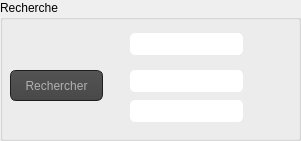
    <widget class="QGroupBox" name="groupBox_3">
     <property name="geometry">
      <rect>
       <x>30</x>
       <y>330</y>
       <width>301</width>
       <height>141</height>
      </rect>
     </property>
     <property name="title">
      <string>Recherche</string>
     </property>
     <widget class="QLineEdit" name="lineEdit_val_ingr">
      <property name="geometry">
       <rect>
        <x>130</x>
        <y>100</y>
        <width>113</width>
        <height>22</height>
       </rect>
      </property>
      <property name="styleSheet">
       <string notr="true">QLineEdit{
    background-color: white;
    box-shadow: 2px 0.5px 5px 1px inset black;
    border-radius: 5px;
    width: 70%;
    padding-right: 10px;
    padding-left: 10px;
    text-align: left;
    color: #000;
    font-size:inherit;
    font-family: Arial, Helvetica, sans-serif;  
    font-weight:normal;
    font-variant:normal;
}
QLineEdit::hover{  color: black ;
background-color:orange;}
QLineEdit::focus{  color: black ;
background-color:white;}</string>
      </property>
     </widget>
     <widget class="QLineEdit" name="lineEdit_rech_ingr">
      <property name="geometry">
       <rect>
        <x>130</x>
        <y>33</y>
        <width>113</width>
        <height>22</height>
       </rect>
      </property>
      <property name="styleSheet">
       <string notr="true">QLineEdit{
    background-color: white;
    box-shadow: 2px 0.5px 5px 1px inset black;
    border-radius: 5px;
    width: 70%;
    padding-right: 10px;
    padding-left: 10px;
    text-align: left;
    color: #000;
    font-size:inherit;
    font-family: Arial, Helvetica, sans-serif;  
    font-weight:normal;
    font-variant:normal;
}
QLineEdit::hover{  color: black ;
background-color:orange;}
QLineEdit::focus{  color: black ;
background-color:white;}</string>
      </property>
     </widget>
     <widget class="QLineEdit" name="lineEdit_type_ingr_2">
      <property name="geometry">
       <rect>
        <x>130</x>
        <y>70</y>
        <width>113</width>
        <height>22</height>
       </rect>
      </property>
      <property name="styleSheet">
       <string notr="true">QLineEdit{
    background-color: white;
    box-shadow: 2px 0.5px 5px 1px inset black;
    border-radius: 5px;
    width: 70%;
    padding-right: 10px;
    padding-left: 10px;
    text-align: left;
    color: #000;
    font-size:inherit;
    font-family: Arial, Helvetica, sans-serif;  
    font-weight:normal;
    font-variant:normal;
}
QLineEdit::hover{  color: black ;
background-color:orange;}
QLineEdit::focus{  color: black ;
background-color:white;}</string>
      </property>
     </widget>
     <widget class="QPushButton" name="pushButton_recherche_ingr">
      <property name="geometry">
       <rect>
        <x>10</x>
        <y>70</y>
        <width>93</width>
        <height>31</height>
       </rect>
      </property>
      <property name="styleSheet">
       <string notr="true">QToolTip
{
     border: 1px solid black;
     background-color: #ffa02f;
     padding: 1px;
     border-radius: 3px;
     opacity: 100;
}

QWidget
{
    color: #b1b1b1;
    background-color: #323232;
}

QWidget:item:hover
{
    background-color: QLinearGradient( x1: 0, y1: 0, x2: 0, y2: 1, stop: 0 #ffa02f, stop: 1 #ca0619);
    color: #000000;
}

QWidget:item:selected
{
    background-color: QLinearGradient( x1: 0, y1: 0, x2: 0, y2: 1, stop: 0 #ffa02f, stop: 1 #d7801a);
}

QMenuBar::item
{
    background: transparent;
}

QMenuBar::item:selected
{
    background: transparent;
    border: 1px solid #ffaa00;
}

QMenuBar::item:pressed
{
    background: #444;
    border: 1px solid #000;
    background-color: QLinearGradient(
        x1:0, y1:0,
        x2:0, y2:1,
        stop:1 #212121,
        stop:0.4 #343434/*,
        stop:0.2 #343434,
        stop:0.1 #ffaa00*/
    );
    margin-bottom:-1px;
    padding-bottom:1px;
}

QMenu
{
    border: 1px solid #000;
}

QMenu::item
{
    padding: 2px 20px 2px 20px;
}

QMenu::item:selected
{
    color: #000000;
}

QWidget:disabled
{
    color: #404040;
    background-color: #323232;
}

QAbstractItemView
{
    background-color: QLinearGradient( x1: 0, y1: 0, x2: 0, y2: 1, stop: 0 #4d4d4d, stop: 0.1 #646464, stop: 1 #5d5d5d);
}

QWidget:focus
{
    /*border: 2px solid QLinearGradient( x1: 0, y1: 0, x2: 0, y2: 1, stop: 0 #ffa02f, stop: 1 #d7801a);*/
}

QLineEdit
{
    background-color: QLinearGradient( x1: 0, y1: 0, x2: 0, y2: 1, stop: 0 #4d4d4d, stop: 0 #646464, stop: 1 #5d5d5d);
    padding: 1px;
    border-style: solid;
    border: 1px solid #1e1e1e;
    border-radius: 5;
}

QPushButton
{
    color: #b1b1b1;
    background-color: QLinearGradient( x1: 0, y1: 0, x2: 0, y2: 1, stop: 0 #565656, stop: 0.1 #525252, stop: 0.5 #4e4e4e, stop: 0.9 #4a4a4a, stop: 1 #464646);
    border-width: 1px;
    border-color: #1e1e1e;
    border-style: solid;
    border-radius: 6;
    padding: 3px;
    font-size: 12px;
    padding-left: 5px;
    padding-right: 5px;
}

QPushButton:pressed
{
    background-color: QLinearGradient( x1: 0, y1: 0, x2: 0, y2: 1, stop: 0 #2d2d2d, stop: 0.1 #2b2b2b, stop: 0.5 #292929, stop: 0.9 #282828, stop: 1 #252525);
}

QComboBox
{
    selection-background-color: #ffaa00;
    background-color: QLinearGradient( x1: 0, y1: 0, x2: 0, y2: 1, stop: 0 #565656, stop: 0.1 #525252, stop: 0.5 #4e4e4e, stop: 0.9 #4a4a4a, stop: 1 #464646);
    border-style: solid;
    border: 1px solid #1e1e1e;
    border-radius: 5;
}

QComboBox:hover,QPushButton:hover
{
    border: 2px solid QLinearGradient( x1: 0, y1: 0, x2: 0, y2: 1, stop: 0 #ffa02f, stop: 1 #d7801a);
}


QComboBox:on
{
    padding-top: 3px;
    padding-left: 4px;
    background-color: QLinearGradient( x1: 0, y1: 0, x2: 0, y2: 1, stop: 0 #2d2d2d, stop: 0.1 #2b2b2b, stop: 0.5 #292929, stop: 0.9 #282828, stop: 1 #252525);
    selection-background-color: #ffaa00;
}

QComboBox QAbstractItemView
{
    border: 2px solid darkgray;
    selection-background-color: QLinearGradient( x1: 0, y1: 0, x2: 0, y2: 1, stop: 0 #ffa02f, stop: 1 #d7801a);
}

QComboBox::drop-down
{
     subcontrol-origin: padding;
     subcontrol-position: top right;
     width: 15px;

     border-left-width: 0px;
     border-left-color: darkgray;
     border-left-style: solid; /* just a single line */
     border-top-right-radius: 3px; /* same radius as the QComboBox */
     border-bottom-right-radius: 3px;
 }

QComboBox::down-arrow
{
     image: url(:/down_arrow.png);
}

QGroupBox:focus
{
border: 2px solid QLinearGradient( x1: 0, y1: 0, x2: 0, y2: 1, stop: 0 #ffa02f, stop: 1 #d7801a);
}

QTextEdit:focus
{
    border: 2px solid QLinearGradient( x1: 0, y1: 0, x2: 0, y2: 1, stop: 0 #ffa02f, stop: 1 #d7801a);
}

QScrollBar:horizontal {
     border: 1px solid #222222;
     background: QLinearGradient( x1: 0, y1: 0, x2: 0, y2: 1, stop: 0.0 #121212, stop: 0.2 #282828, stop: 1 #484848);
     height: 7px;
     margin: 0px 16px 0 16px;
}

QScrollBar::handle:horizontal
{
      background: QLinearGradient( x1: 0, y1: 0, x2: 1, y2: 0, stop: 0 #ffa02f, stop: 0.5 #d7801a, stop: 1 #ffa02f);
      min-height: 20px;
      border-radius: 2px;
}

QScrollBar::add-line:horizontal {
      border: 1px solid #1b1b19;
      border-radius: 2px;
      background: QLinearGradient( x1: 0, y1: 0, x2: 1, y2: 0, stop: 0 #ffa02f, stop: 1 #d7801a);
      width: 14px;
      subcontrol-position: right;
      subcontrol-origin: margin;
}

QScrollBar::sub-line:horizontal {
      border: 1px solid #1b1b19;
      border-radius: 2px;
      background: QLinearGradient( x1: 0, y1: 0, x2: 1, y2: 0, stop: 0 #ffa02f, stop: 1 #d7801a);
      width: 14px;
     subcontrol-position: left;
     subcontrol-origin: margin;
}

QScrollBar::right-arrow:horizontal, QScrollBar::left-arrow:horizontal
{
      border: 1px solid black;
      width: 1px;
      height: 1px;
      background: white;
}

QScrollBar::add-page:horizontal, QScrollBar::sub-page:horizontal
{
      background: none;
}

QScrollBar:vertical
{
      background: QLinearGradient( x1: 0, y1: 0, x2: 1, y2: 0, stop: 0.0 #121212, stop: 0.2 #282828, stop: 1 #484848);
      width: 7px;
      margin: 16px 0 16px 0;
      border: 1px solid #222222;
}

QScrollBar::handle:vertical
{
      background: QLinearGradient( x1: 0, y1: 0, x2: 0, y2: 1, stop: 0 #ffa02f, stop: 0.5 #d7801a, stop: 1 #ffa02f);
      min-height: 20px;
      border-radius: 2px;
}

QScrollBar::add-line:vertical
{
      border: 1px solid #1b1b19;
      border-radius: 2px;
      background: QLinearGradient( x1: 0, y1: 0, x2: 0, y2: 1, stop: 0 #ffa02f, stop: 1 #d7801a);
      height: 14px;
      subcontrol-position: bottom;
      subcontrol-origin: margin;
}

QScrollBar::sub-line:vertical
{
      border: 1px solid #1b1b19;
      border-radius: 2px;
      background: QLinearGradient( x1: 0, y1: 0, x2: 0, y2: 1, stop: 0 #d7801a, stop: 1 #ffa02f);
      height: 14px;
      subcontrol-position: top;
      subcontrol-origin: margin;
}

QScrollBar::up-arrow:vertical, QScrollBar::down-arrow:vertical
{
      border: 1px solid black;
      width: 1px;
      height: 1px;
      background: white;
}


QScrollBar::add-page:vertical, QScrollBar::sub-page:vertical
{
      background: none;
}

QTextEdit
{
    background-color: #242424;
}

QPlainTextEdit
{
    background-color: #242424;
}

QHeaderView::section
{
    background-color: QLinearGradient(x1:0, y1:0, x2:0, y2:1, stop:0 #616161, stop: 0.5 #505050, stop: 0.6 #434343, stop:1 #656565);
    color: white;
    padding-left: 4px;
    border: 1px solid #6c6c6c;
}

QCheckBox:disabled
{
color: #414141;
}

QDockWidget::title
{
    text-align: center;
    spacing: 3px; /* spacing between items in the tool bar */
    background-color: QLinearGradient(x1:0, y1:0, x2:0, y2:1, stop:0 #323232, stop: 0.5 #242424, stop:1 #323232);
}

QDockWidget::close-button, QDockWidget::float-button
{
    text-align: center;
    spacing: 1px; /* spacing between items in the tool bar */
    background-color: QLinearGradient(x1:0, y1:0, x2:0, y2:1, stop:0 #323232, stop: 0.5 #242424, stop:1 #323232);
}

QDockWidget::close-button:hover, QDockWidget::float-button:hover
{
    background: #242424;
}

QDockWidget::close-button:pressed, QDockWidget::float-button:pressed
{
    padding: 1px -1px -1px 1px;
}

QMainWindow::separator
{
    background-color: QLinearGradient(x1:0, y1:0, x2:0, y2:1, stop:0 #161616, stop: 0.5 #151515, stop: 0.6 #212121, stop:1 #343434);
    color: white;
    padding-left: 4px;
    border: 1px solid #4c4c4c;
    spacing: 3px; /* spacing between items in the tool bar */
}

QMainWindow::separator:hover
{

    background-color: QLinearGradient(x1:0, y1:0, x2:0, y2:1, stop:0 #d7801a, stop:0.5 #b56c17 stop:1 #ffa02f);
    color: white;
    padding-left: 4px;
    border: 1px solid #6c6c6c;
    spacing: 3px; /* spacing between items in the tool bar */
}

QToolBar::handle
{
     spacing: 3px; /* spacing between items in the tool bar */
     background: url(:/images/handle.png);
}

QMenu::separator
{
    height: 2px;
    background-color: QLinearGradient(x1:0, y1:0, x2:0, y2:1, stop:0 #161616, stop: 0.5 #151515, stop: 0.6 #212121, stop:1 #343434);
    color: white;
    padding-left: 4px;
    margin-left: 10px;
    margin-right: 5px;
}

QProgressBar
{
    border: 2px solid grey;
    border-radius: 5px;
    text-align: center;
}

QProgressBar::chunk
{
    background-color: #d7801a;
    width: 2.15px;
    margin: 0.5px;
}

QTabBar::tab {
    color: #b1b1b1;
    border: 1px solid #444;
    border-bottom-style: none;
    background-color: #323232;
    padding-left: 10px;
    padding-right: 10px;
    padding-top: 3px;
    padding-bottom: 2px;
    margin-right: -1px;
}

QTabWidget::pane {
    border: 1px solid #444;
    top: 1px;
}

QTabBar::tab:last
{
    margin-right: 0; /* the last selected tab has nothing to overlap with on the right */
    border-top-right-radius: 3px;
}

QTabBar::tab:first:!selected
{
 margin-left: 0px; /* the last selected tab has nothing to overlap with on the right */


    border-top-left-radius: 3px;
}

QTabBar::tab:!selected
{
    color: #b1b1b1;
    border-bottom-style: solid;
    margin-top: 3px;
    background-color: QLinearGradient(x1:0, y1:0, x2:0, y2:1, stop:1 #212121, stop:.4 #343434);
}

QTabBar::tab:selected
{
    border-top-left-radius: 3px;
    border-top-right-radius: 3px;
    margin-bottom: 0px;
}

QTabBar::tab:!selected:hover
{
    /*border-top: 2px solid #ffaa00;
    padding-bottom: 3px;*/
    border-top-left-radius: 3px;
    border-top-right-radius: 3px;
    background-color: QLinearGradient(x1:0, y1:0, x2:0, y2:1, stop:1 #212121, stop:0.4 #343434, stop:0.2 #343434, stop:0.1 #ffaa00);
}

QRadioButton::indicator:checked, QRadioButton::indicator:unchecked{
    color: #b1b1b1;
    background-color: #323232;
    border: 1px solid #b1b1b1;
    border-radius: 6px;
}

QRadioButton::indicator:checked
{
    background-color: qradialgradient(
        cx: 0.5, cy: 0.5,
        fx: 0.5, fy: 0.5,
        radius: 1.0,
        stop: 0.25 #ffaa00,
        stop: 0.3 #323232
    );
}

QCheckBox::indicator{
    color: #b1b1b1;
    background-color: #323232;
    border: 1px solid #b1b1b1;
    width: 9px;
    height: 9px;
}

QRadioButton::indicator
{
    border-radius: 6px;
}

QRadioButton::indicator:hover, QCheckBox::indicator:hover
{
    border: 1px solid #ffaa00;
}

QCheckBox::indicator:checked
{
    image:url(:/images/checkbox.png);
}

QCheckBox::indicator:disabled, QRadioButton::indicator:disabled
{
    border: 1px solid #444;
}</string>
      </property>
      <property name="text">
       <string>Rechercher</string>
      </property>
     </widget>
    </widget>
